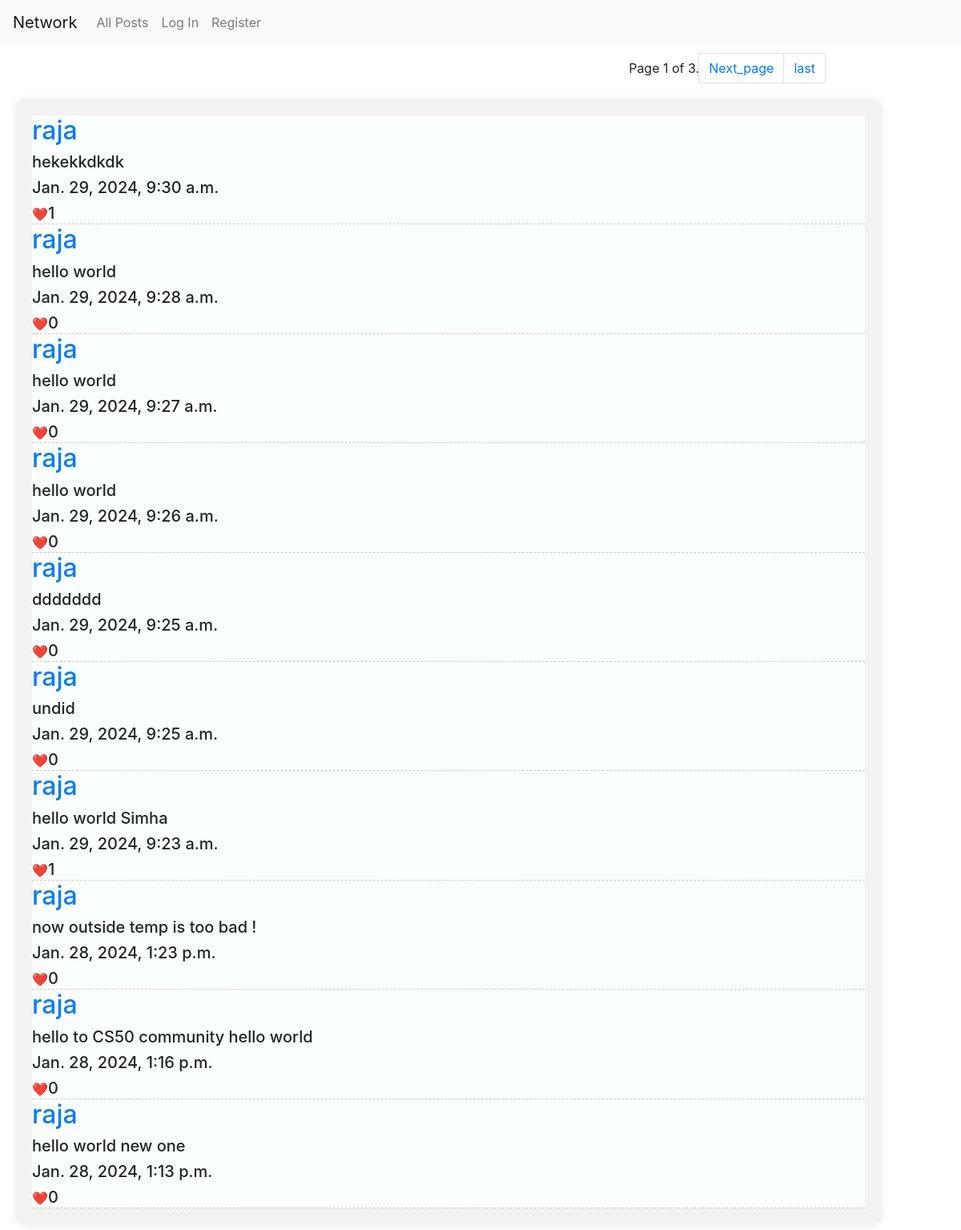
The page / on the database its author committed.
### network/models.py (models this page shows, shortened)
class post(models.Model):
    content = models.TextField(max_length=1000)
    user = models.ForeignKey(User,on_delete=models.CASCADE)
    likes = models.IntegerField(editable=True)
    time = models.DateTimeField(auto_now_add=True)

class User(AbstractUser):
    following = models.ManyToManyField('self', blank=True, related_name="followers" , symmetrical=False)

### network/views.py (the view, shortened to what this page needs)
# urls.py: path("", views.index, name="index"),
def index(request,name=''):
    posts_list =post.objects.all().order_by('time').reverse()
    data=None
    exe=True
    paginator = Paginator(posts_list,10)
    page_num = request.GET.get('page')
    page_obj = paginator.get_page(page_num)
    return render(request, "network/index.html",{
        'page_obj':page_obj,
        "exe":exe,
        'data':data,
    })

### network/templates/network/index.html (shortened to what this page needs)
{% extends "network/layout.html" %}
{% block body %}
<div>
    <nav aria-label="Page navigation example" style="margin-top:10px;margin-right:20rex">
        <ul class="pagination justify-content-end">
            <span class="current" style="align-content:center">
                Page {{ page_obj.number }} of {{ page_obj.paginator.num_pages }}.
            </span>
            {% if page_obj.has_next %}
                <li class="page-item"><a class="page-link" href="?page={{ page_obj.next_page_number }}">Next_page</a></li>
                <li class="page-item"><a class="page-link"href="?page={{ page_obj.paginator.num_pages }}">last</a></li>
            {%endif%}
        </ul>
      </nav>
</div>
<div id="msg">
    {%for post in page_obj%}
    <div class="content">
        <a href="{% url 'profile' name=post.user.username %}" ><h2>{{post.user.username}}</h2></a>
        <span style="display:flex;justify-content:space-between">
            <h5 >{{post.content}}</h5>
        </span>
        <h5>{{post.time}}</h5>
        {%if user.is_authenticated%}
            <button class="like_post" style="background-color:white;border-color:none" value={{post.pk}}> <h6 style="display:inline">❤️</h6><h5 id="like_count" style="display:inline;color:black">{{post.likes}}</h5></button>
        {%else%}
            <h6 style="display:inline">❤️</h6><h5 id="like_count" style="display:inline">{{post.likes}}</h5>
        {%endif%}
    </div>
{% endfor%}
</div>
{% endblock %}

### network/templates/network/layout.html (shortened to what this page needs)
{% load static %}
<!DOCTYPE html>
<html lang="en">
    <head>
        <link rel="stylesheet" href="https://stackpath.bootstrapcdn.com/bootstrap/4.4.1/css/bootstrap.min.css">
        <link href="{% static 'network/styles.css' %}" rel="stylesheet">
    <body>
        <nav class="navbar navbar-expand-lg navbar-light bg-light">
            <a class="navbar-brand" href="#">Network</a>
            <div>
              <ul class="navbar-nav mr-auto">
                <li class="nav-item">
                  <a class="nav-link" id="nav" href="{% url 'index' %}">All Posts</a>
                </li>
                {% if user.is_authenticated %}
                    <li class="nav-item">
                        <a class="nav-link" href="{%url 'following' %}">Following</a>
                    </li>
                    <li class="nav-item">
                        <a class="nav-link" href="{% url 'logout' %}">Log Out</a>
                    </li>
                {% else %}
                    <li class="nav-item">
                        <a class="nav-link" href="{% url 'login' %}">Log In</a>
                    </li>
                    <li class="nav-item">
                        <a class="nav-link" href="{% url 'register' %}">Register</a>
                    </li>
                {% endif %}
              </ul>
            </div>
          </nav>
        <div class="body">
            {% block body %}
            {% endblock %}
        </div>
    </body>
</html>

### network/static/network/styles.css (style rules this page uses)
#msg { margin-left: 50px; }
#msg, #profile { margin: 20px; width: 90%; background-color: #f2f2f2; padding: 20px; border-radius: 10px; box-shadow: 0 0 10px rgba(0, 0, 0, 0.1); }
.content { background-color: rgb(252, 255, 255); border-bottom: 1px dashed #ccc; }

### rows shown on the page
post: user.username "raja", content "hekekkdkdk", time "Jan. 29, 2024, 9:30 a.m.", likes "1"
post: user.username "raja", content "hello world", time "Jan. 29, 2024, 9:28 a.m.", likes "0"
post: user.username "raja", content "hello world", time "Jan. 29, 2024, 9:27 a.m.", likes "0"
post: user.username "raja", content "hello world", time "Jan. 29, 2024, 9:26 a.m.", likes "0"
post: user.username "raja", content "ddddddd", time "Jan. 29, 2024, 9:25 a.m.", likes "0"
post: user.username "raja", content "undid", time "Jan. 29, 2024, 9:25 a.m.", likes "0"
post: user.username "raja", content "hello world Simha", time "Jan. 29, 2024, 9:23 a.m.", likes "1"
post: user.username "raja", content "now outside temp is too bad !", time "Jan. 28, 2024, 1:23 p.m.", likes "0"
post: user.username "raja", content "hello to CS50 community hello world", time "Jan. 28, 2024, 1:16 p.m.", likes "0"
post: user.username "raja", content "hello world new one", time "Jan. 28, 2024, 1:13 p.m.", likes "0"

### other values the page prints
{{ page_obj.number }} "1"
{{ page_obj.paginator.num_pages }} "3"
